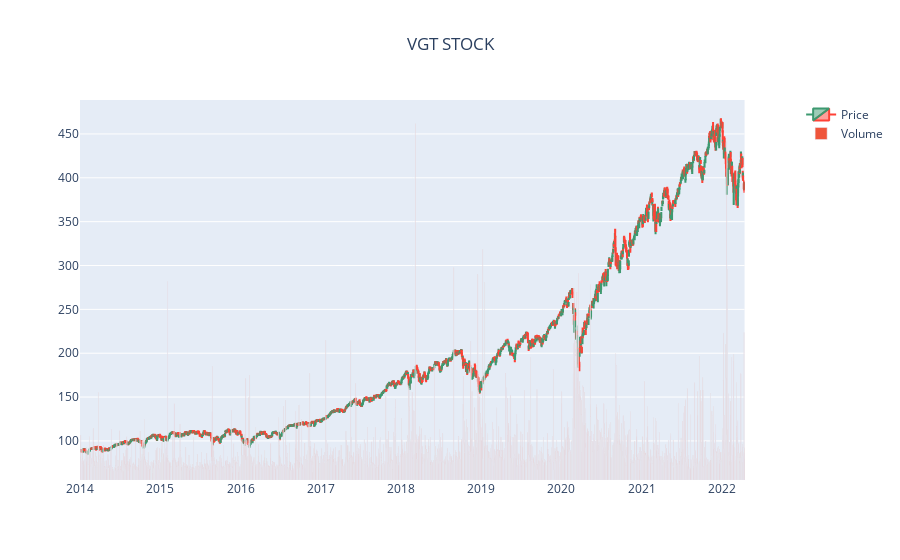

Notebook code cell kept with this figure:
### Code cell
fig1 = make_subplots(specs=[[{"secondary_y": True}]])
fig1.add_trace(go.Candlestick(x=VGT_df.index,
                              open=VGT_df['Open'],
                              high=VGT_df['High'],
                              low=VGT_df['Low'],
                              close=VGT_df['Close'],
                              name='Price'))
fig1.add_trace(go.Bar(x=VGT_df.index, y=VGT_df['Volume'], name='Volume',),secondary_y=True)
fig1.update_yaxes(range=[0,7000000],secondary_y=True)
fig1.update_yaxes(visible=False, secondary_y=True)
fig1.update_layout(xaxis_rangeslider_visible=False)  #hide range slider
fig1.update_layout(title={'text':'VGT STOCK', 'x':0.5})
fig1.show()

### Figure 1 — Plotly figure (JSON) as saved in the notebook; plotly's stock layout.template omitted (floating-point values rounded to 4 significant figures; data arrays with more than 128 entries replaced by an {"elided": "..."} marker saying what was removed)
{"data": [{"close": {"elided": "2088 float values"}, "high": {"elided": "2088 float values"}, "low": {"elided": "2088 float values"}, "name": "Price", "open": {"elided": "2088 float values"}, "type": "candlestick", "x": {"elided": "2088 str values"}}, {"name": "Volume", "type": "bar", "x": {"elided": "2088 str values"}, "xaxis": "x", "y": {"elided": "2088 int values"}, "yaxis": "y2"}], "layout": {"title": {"text": "VGT STOCK", "x": 0.5}, "xaxis": {"anchor": "y", "domain": [0, 0.94], "rangeslider": {"visible": false}}, "yaxis": {"anchor": "x", "domain": [0, 1]}, "yaxis2": {"anchor": "x", "overlaying": "y", "range": [0, 7000000], "side": "right", "visible": false}}}
